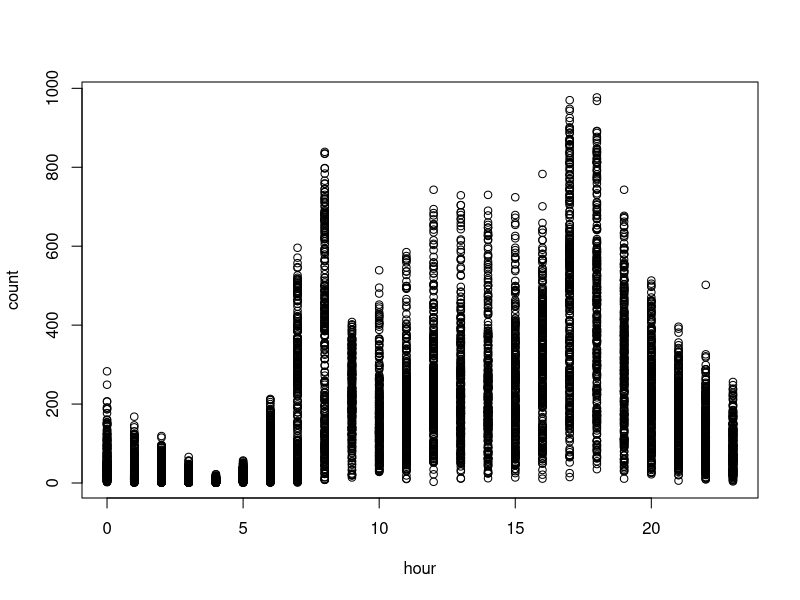
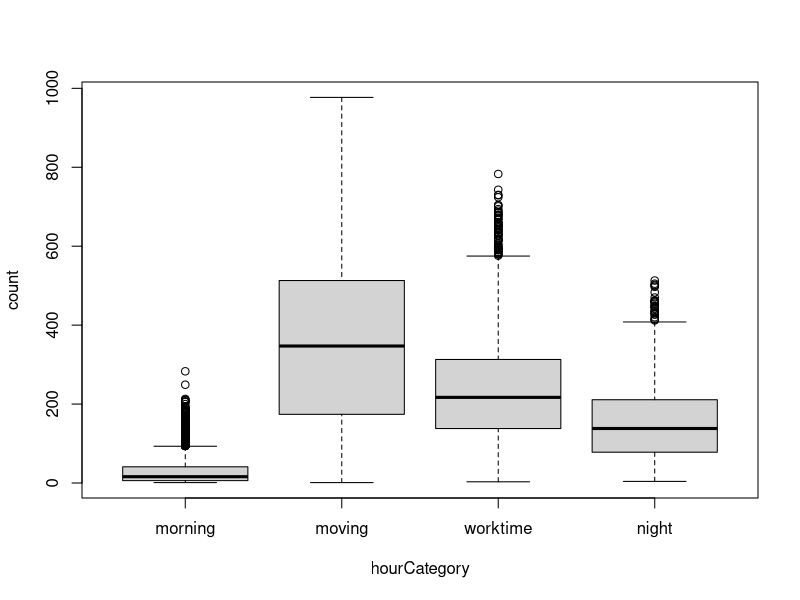
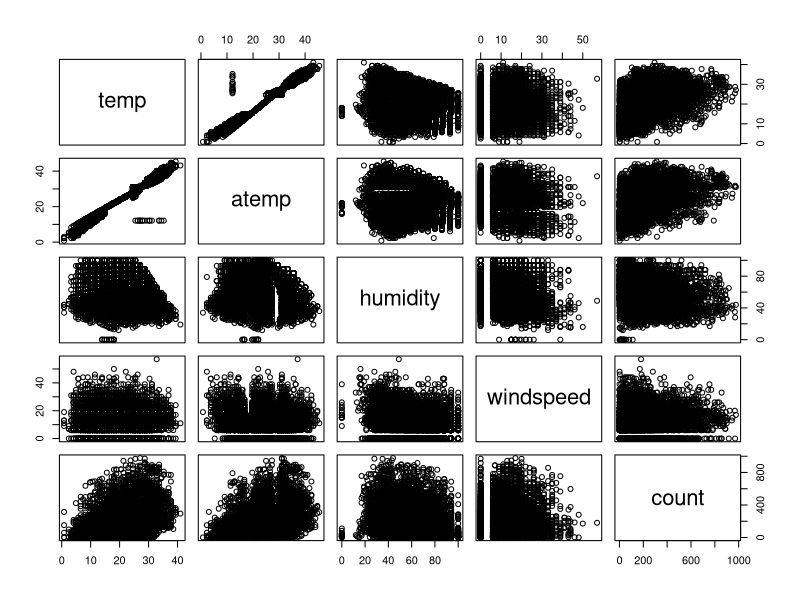
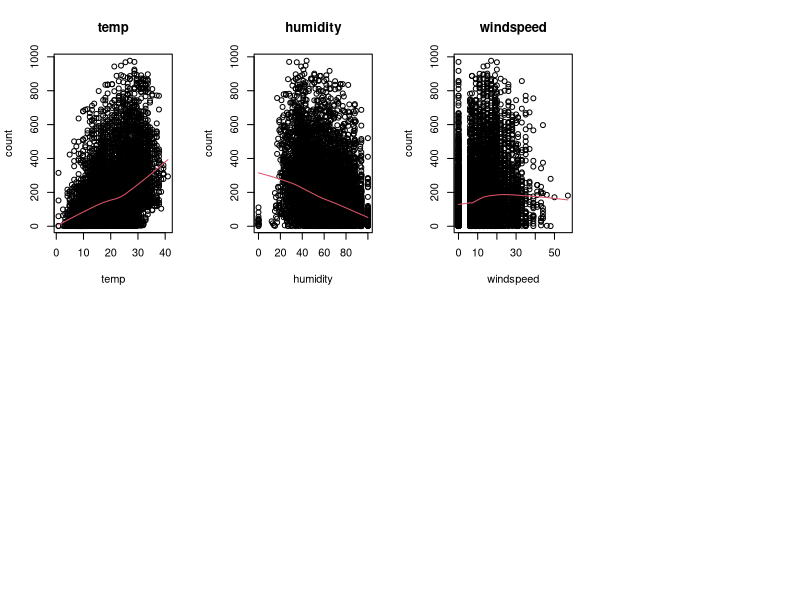
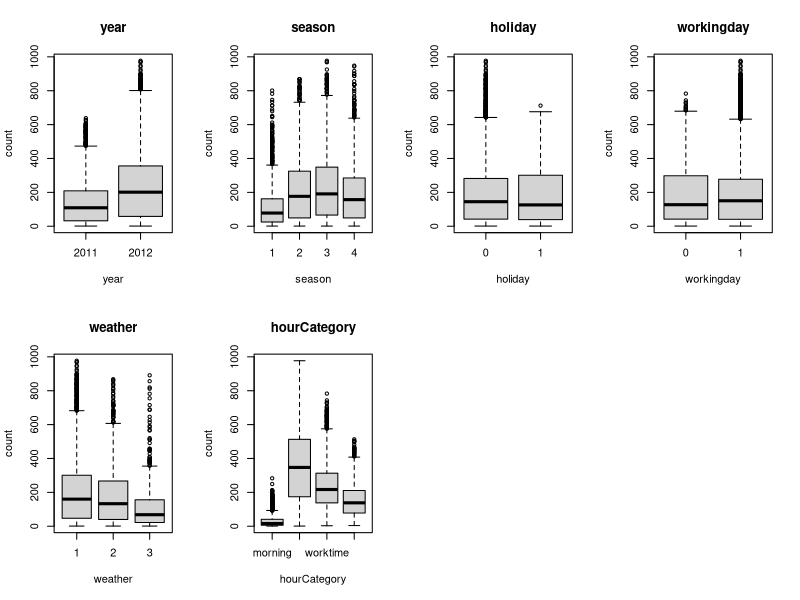
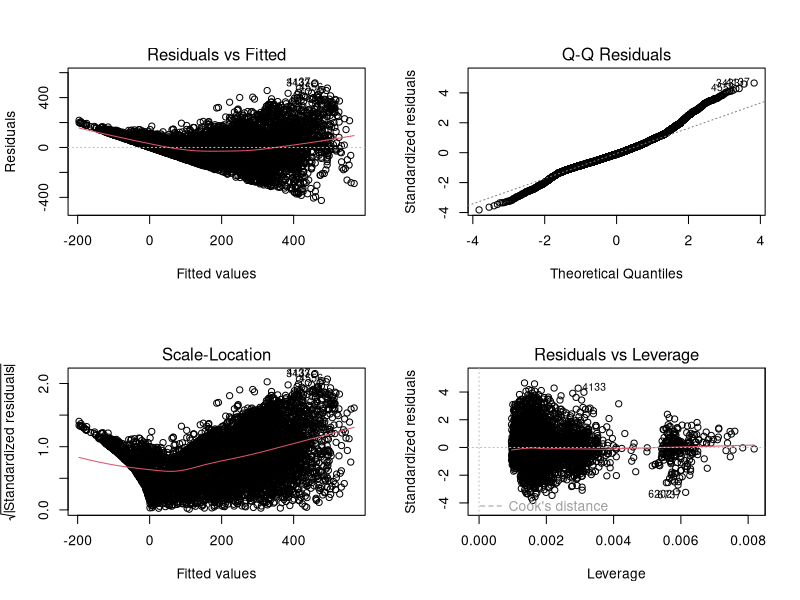
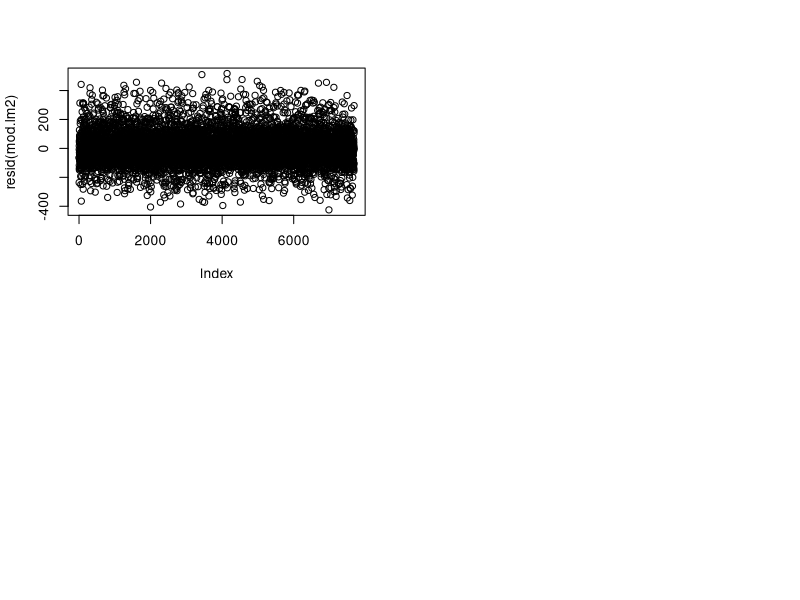

These figures' R source, in order: (Note: this script raises an error after producing the figures.)
############################################################
# Variables en el conjunto de datos:
#
# year - year
# hour - hour of the day (0-23)
# season -  1 = spring, 2 = summer, 3 = fall, 4 = winter 
# holiday - whether the day is considered a holiday
# workingday - whether the day is neither a weekend nor holiday
# weather - 1: Clear, Few clouds, Partly cloudy, Partly cloudy
#           2: Mist + Cloudy, Mist + Broken clouds, Mist + Few clouds, Mist
#           3: Light Snow, Light Rain + Thunderstorm + Scattered clouds, Light Rain + Scattered clouds
#           4: Heavy Rain + Ice Pallets + Thunderstorm + Mist, Snow + Fog 
# temp - temperature in Celsius
# atemp - "feels like" temperature in Celsius
# humidity - relative humidity
# windspeed - wind speed
# variable respuesta: count - number of total rentals
#
############################################################

#-----------------------------------------------------------
#
# Parte 1. Construir modelo
#
#-----------------------------------------------------------
##-- 1.Borra todos los objetos que tengas en memoria para que no te confundan en esta pr�ctica 
## Pista: instrucci�n rm o la escoba de la ventana superior derecha


############################################################
# Lectura de datos y inspeccion
############################################################
##-- 2.Lee los datos p1a_train.csv
## Pista: fija el directorio donde tienes los datos y leelos con la instruccion read.table
datos = read.table('p1a_train.csv', header = TRUE, sep = ';', dec = '.', stringsAsFactors = TRUE)
datosOriginal = datos

##-- 3. Visualiza los datos para asegurarte que los has leido correctamente. Haz una descriptiva y elimina la variable id de tus datos por comodidad (no la utilizaras)
##-- Pista: para describir tus datos, usa la instrucci�n summary. Para eliminar la variable asigna el valor NULL a toda la variable
summary(datos)
datos$id = NULL

############################################################
# Convertir variables no numericas a factores
############################################################
##-- 4. Ya te habr�s percatado que algunas variables estan codificadas con numeros pero en realidad son variables categ�ricas.
# Para que R las trate como tales debes transformalas a la clase factor. NO transformes la variable "hour" en ning�n caso
# Pista: la instruccion factor transforma las variables numericas en factores. P.ej, si quieres transformar a factor la variable
# season, tendr�s que hacer:
# datos$season <- factor(datos$season) 

datos$year = factor(datos$year)
datos$season = factor(datos$season)
datos$holiday = factor(datos$holiday)
datos$workingday = factor(datos$workingday)
datos$weather = factor(datos$weather)


##-- 5. Inspecciona el comportamiento de la respuesta (count) en funci�n de la hora (hour) con alg�n gr�fico descriptivo.
# Seg�n lo que veas, discretiza la variable en distintas categorias y conviertela en un factor
# Pista: algun grafico hecho con boxplot o plot (con lowess opcional) te puede servir. Debes discretizar seg�n lo que te parezca m�s razonable. Por ejemplo,
# si crees que de 0 a 12 horas hay un comportamiento y de 12 a 23, otro, deber�s coger dos intervalos. Para categorizar la variable
# usa la instrucci�n cut o ifelse (si usas esta �ltima, transforma a factor posteriormente). La variable puede tener tantas categorias como
# desees pero recuerda el principio de parsimonia. Un consejo es que te guardes la nueva variable con otro nombre. As�, si te equivocas,
# conservar�s la variable original (Opcional: cuando lo tengas claro, puedes borrar la variable original si lo deseas)

plot(count~hour, datos)
datos$hourCategory = cut(datos$hour, c(0,6,8,16,19,23), labels = c('morning', 'moving', 'worktime', 'moving', 'night'), include.lowest = TRUE)
datos$hour = NULL
View(datos)
plot(count~hourCategory, datos)

############################################################
# Descriptiva
############################################################
##-- 6.Realiza la descriptiva para todos los pares de variables que tengas como num�ricas
# Pista: Usa la instrucci�n pairs (puede tardar unos segundos) usando solo las variables que sean numericas. Recuerda que si quieres seleccionar, por ejemplo, las variables
# 2,4 y 6 de los datos, lo puedes hacer con datos[,c(2,4,6)]
pairs(datos[, c(6:10)])

############################################################
# Eliminamos variables muy correlacionadas
############################################################
##-- 7. Hay 2 variables muy correlacionadas. No queremos variables muy correlacionadas en nuestro modelo.
# Elimina aquella de las dos que peor prediga la respuesta.
# Pista: Construye 2 modelos lineales (instruccion lm) con la variable respuesta en funci�n de cada una de estas variables. Quedate con aquella
# que tenga un R2 mayor y la otra eliminala

lmTemp = lm(count ~ temp, datos)
summary(lmTemp)
# R-squared = 0.1578 -> nos quedamos con esta

lmAtemp = lm(count ~ atemp, datos)
summary(lmAtemp)
# R-squared = 0.1537

# Elminamos atemp
datos$atemp = NULL

############################################################
# Descriptiva bivariante con la respuesta
############################################################
##-- 8a. Haz el diagrama bivariante de la respuesta (count) en funci�n de las variables 
##-- numericas que te quedan y dibuja un suavizado por encima. �Son relaciones lineales?
# Pista: usa plot para cada gr�fico y las funciones lines y lowess para el suavizado

par(mfrow=c(2,4))
for(i in 6:8){
  plot(datos$count~datos[,i],main=names(datos)[i],xlab=names(datos)[i],ylab="count")
  with(datos,lines(lowess(count~datos[,i]),col=2))
}

# Si que son relaciones lineales aunque vemos que windspeed es constante

##-- 8b. Haz los boxplots bivariantes con la respuesta (count) y las variables categ�ricas (factores)
# �Crees que influyen en la respuesta s�lo viendo la descriptiva?
# Pista: usa la funci�n boxplot

par(mfrow=c(2,4))
for(i in c(1, 2, 3, 4, 5, 10)){
  boxplot(datos$count~datos[,i],main=names(datos)[i],xlab=names(datos)[i],ylab="count")
}

# Algunas mas que otras, las que tinen boxplots muy similares en las diferentes categorias menos representativas van a ser (Holiday y working day)

############################################################
# Seleccion de modelo y variables
############################################################
##--9. Ajusta el modelo lineal con todas las variables que tengas e interpreta la salida de resultados (coeficientes, p-valores, R2, error residual...)
# Pista: Ajusta el modelo con la funci�n lm y guardalo en un objeto. Luego, haz el summary de dicho objeto.

mod.lm1 = lm(count~.,datos)
summary(mod.lm1)
## R-squared 0.6276
## Standard error 114.8
## Vemos que workingday y windspeed tinenen una significancia muy baja


##--10. Realiza una selecci�n autom�tica de variables y discute que ha pasado
# Pista: Usa la instrucci�n step para la selecci�n

mod.lm2 = step(mod.lm1)
summary(mod.lm2)
## R-squared 0.6034
## standard error 114.8
## Workingday y windspeed han sido eliminadas del modelo
datos$workingday = NULL

############################################################
# Colinealidad
############################################################
##-- 11. Mira la colinealidad con la instrucci�n vif del paquete car.
##-- �Hay que eliminar alguna variable?�Cual eliminarias si tuvieses que eliminar una?
# Pista: Primero debes instalar y cargar el paquete car. Usa la funci�n vif para evaluar la colinealidad
library(car)
vif(mod.lm2) ## TODO: preguntar que variable respuesta fijarnos (GVIF, Df, o GVIF')
# Vemos que todos los valores son menores a 5 asi que no hay que eliminar ninguna variable
# Elminariamos las que tienen un mayor valor de vif, en este caso seria la variable season con un vif de 3.20

############################################################
# Validacion
############################################################
##-- 12. Haz la validaci�n con el an�lisis de residuos
##-- �Se cumplen las premisas de linealidad, normalidad, homoscedasticidad, independencia?
# Pista: Haciendo plot del modelo podr�s evaluar las tres primeras premisas. Para la independencia, dibuja los residuos en el orden
# que te aparecen en los datos (funciones plot y resid)
par(mfrow=c(2,2))
plot(mod.lm2)
plot(resid(mod.lm2)) ## TODO: como se analiza? consideramos que haya la misma varianza a lo largo de los valores

# Forma de cono clara -> Homocedasticidad, no se cumple, hay que arreglarlo
# linealidad -> observamos curvatura, no se cumple, hay que arreglarlo
# Normalidad -> Se cumple pero es mejorable
# independencia -> Se cumple, vemos la misma varianza de los residuos a lo largo del orden en que aparecen, sin ningun patron que indique dependencia de las muestras

############################################################
# Transformacion de boxCox
############################################################
##-- 13. Si crees que no se cumple alguna premisa, haz la transformaci�n de boxCox para la variable respuesta 
##-- Escoge el valor de lambda que maximiza la funci�n y aplicala a la respuesta (count). Prueba tambien la transformacion logaritmica
# Pista: usa la funci�n de boxCox para conocer la lambda. Guardate las nuevas respuestas en unas nuevas variables llamadas countBC y countLog

par(mfrow=c(1,1))
bc <- boxCox(mod.lm2)
lamb = bc$x[which.max(bc$y)]
datos$countBC <- datos$count^lamb
datos$countLog <- log(datos$count)


############################################################
# Nuevos modelos con respuestas transformadas
############################################################
##-- 14. Ajusta los modelos con las dos nuevas respuestas. �Cu�l predice mejor seg�n el R2?
# Pista: Ajusta los modelos con la instruccion lm

mod.lm3 = lm(countBC ~ year + season + holiday + weather + temp + humidity + windspeed + hourCategory, datos)
mod.lm3 = step(mod.lm3) ## Validar que no se elimina ninguna variable mas
summary(mod.lm3)
## R-squared: 0.6317
## standard error: 1.798
## Vemos que el R-squared augmenta levemente respecto el modelo anterior (lm2) 0.63 vs 0.60. 
## Por otra parte el error residual se disminuye drasticamente, 117 vs 1.78 ahora, pero hay que considerar que este modelo utiliza la transformacion de BoxCox con lo cual los valores son mucho mas pequenos que los originales y por eso el error es menor

mod.lm4 = lm(countLog ~ year + season + holiday + weather + temp + humidity + windspeed + hourCategory,datos)
mod.lm4 = step(mod.lm4) ## Vemos que en este caso se elimina ademas la variable holiday
summary(mod.lm4)
## R-squared: 0.5506 
## standard error: 0.9978
## Vemos que es bastante peor que utilizando BoxCox, tenemos un R-squared 0.55 vs 0.63 en el que utilizamos BoxCox. Asi que descartamos este y nos quedamos con lm3
## mod.lm3 con transformacion BoxCox da mejor resultado

############################################################
# Validacion
############################################################
##-- 15. Haz la validacion para los 2 modelos anteriores
# Pista: Haciendo plot del modelo podr�s evaluar las tres primeras premisas. Para la independencia, dibuja los residuos en el orden
# que te aparecen en los datos (funciones plot y resid)

par(mfrow=c(2,2))
plot(mod.lm3)
plot(resid(mod.lm3))
## Linealidad = se cumple, hay curvatura pero muy leve
## Homoscedasticidad = no se cumple, sigue habiendo mas dispersion en el centro que en los extremos, pero ya no tenemos forma de cono que teniamos en el modelo lm2 por lo que ha mejorado
## Normalidad = ha mejorado pero aun no se cumple

par(mfrow=c(2,2))
plot(mod.lm4)
plot(resid(mod.lm4))
## Peores resultados que el modelo 3
## Homocedasticidad = no se cumple hay forma de cono inverso
## Normalidad = no se cumple, y aun peor que en el modelo lm3
## linealidad = no se cumple, curvatura mas destacada que en el modelo anterior

############################################################
# Transformaciones polinomicas
############################################################
##-- 16. Escoge la respuesta que creas mejor para tus datos (count,countBC,countLog). Mira si alguna de las variables numericas 
# se podria ajustar por un relaci�n no lineal de forma descriptiva
# Pista: si has cambiado de variable respuesta, vuelve a hacer los gr�ficos bivariantes y los suavizados

par(mfrow=c(2,4))
for(i in 5:6){
  plot(datos$countBC~datos[,i],main=names(datos)[i],xlab=names(datos)[i],ylab="countBC")
  with(datos,lines(lowess(countBC~datos[,i]),col=2))
}
## NO, vemos que las dos categorias (temp y humidity) siguen una relacion lineal respecto la variable countBC 

##-- 17. Para aquella o aquellas variables que lo creas necesario, ajusta un polinomio con todas las variables que tengas y
##-- vuelve a hacer la validacion

mod.lm5 = lm(countBC ~ year + season + holiday + weather + poly(temp,2) + poly(humidity,2) + poly(windspeed,2) + hourCategory,datos)
mod.lm5 = step(mod.lm5)
summary(mod.lm5)
## R-squared = 0.6364
## residual standard error = 1.787
## Vemos que hay una diferencia insignificante respecto al modelo lm3, hablamos de milesimas, por lo que no vemos que sea necesario utilizar las transformaciones polinomicas

par(mfrow=c(2,2))
plot(mod.lm5)
plot(resid(mod.lm5))

# Comparacion de modelos
summary(mod.lm1)
summary(mod.lm2)
summary(mod.lm3)
summary(mod.lm4)
summary(mod.lm5)

############################################################
# Observaciones influyentes
############################################################
##-- 18. Mira la distancia de cook para todas las observaciones. Aquellas que tengan la distancia de cook mayor, son m�s influyentes
##-- Si lo crees conveniente, elimina aquellas que creas que condicionan mucho el modelo y ajusta el modelo sin estas observaciones
# Pista: Usa la instruccion cooks.distance para obtener las distancias de cook. Para eliminar observaciones, create un nuevo conjunto de datos que no tenga dichas
# observaciones. Si, por ejemplo, quieres eliminar las observaciones 1, 2 y 5, entonces datos2 <- datos[-c(1,2,5),]
# Modelo definitivo

influenceIndexPlot(mod.lm3)
cooksDistance = cooks.distance(mod.lm3)
## A eliminar: 2005, 6737
influencePlot(mod.lm3)

datos2 = datos[-c(2005,6737),]
mod.lm6 = lm(countBC ~ year + season + holiday + weather + temp + humidity + windspeed + hourCategory,datos2)
summary(mod.lm6)
## R-squared: 0.6323
## Residual standard error: 1.797
## Hay una mejora casi insignificante respecto el modelo lm3, asi que nos quedamos con el anterior

par(mfrow=c(2,2))
plot(mod.lm6)
##-- 19. Opcional: haz todo lo que tu creas necesario para mejorar el modelo (si es que hay algo que lo pueda mejorar)

mod.final = mod.lm3
library('effects')
plot(allEffects(mod.final))

## Ver predicciones vs valores reales
pr = predict(mod.final, datos)
par(mfrow=c(1,1))
plot(pr,datos$countBC)
abline(0,1,col=2,lwd=2)    

############################################################
#
# Parte 2. Hacer prediciones con la muestra test
#
############################################################
##-- 20. Lee los datos test (p1a_test.csv) con la instruccion read.table
datosTest = read.table('p1a_test.csv', header = TRUE, sep = ';', dec = '.', stringsAsFactors = TRUE)

############################################################
# Transformaciones en variables
############################################################
##-- 21. Haz EXACTAMENTE las mismas transformaciones que hicieste en el conjunto de entrenamiento (tranformar a factores
# algunas variables, eliminar variables, categorizar o cualquier otro cambio que hayas hecho). NO ELIMINES LA VARIABLE id (Identificador)

## Convertir a factores
datosTest$year = factor(datosTest$year)
datosTest$season = factor(datosTest$season)
datosTest$holiday = factor(datosTest$holiday)
datosTest$workingday = factor(datosTest$workingday)
datosTest$weather = factor(datosTest$weather)

## Categorizar hora
datosTest$hourCategory = cut(datosTest$hour, c(0,6,8,16,19,23), labels = c('morning', 'moving', 'worktime', 'moving', 'night'), include.lowest= TRUE)
datosTest$hour = NULL

## Eliminar variables
datosTest$atemp = NULL
datosTest$workingday = NULL

############################################################
# Calcular predicciones
############################################################
##-- 22. Usa la instrucci�n predict aplicada al modelo que tu has escogido para
##-- obtener las predicciones en la muestra test.
# Pista: la instruccion predict debe tener 2 parametros: el modelo final y los datos test con las variables transformadas. Guardate las
# prediciones en una variable del mismo conjunto de datos

prediccionesBC = predict(mod.final, datosTest)
datosTest$predicciones = prediccionesBC^(1/lamb)

############################################################
# Guardar fichero
############################################################
##-- 23. Escribe un fichero con solo dos columnas el identificador y la predici�n
# Pista: Usa la funcion write.table y sigue escrupulosamente las instrucciones del enunciado para generar este fichero
# (quote = FALSE, sep = ";", row.names = FALSE, col.names = FALSE)

write.table(datosTest[c('id','predicciones')], file='p1a.txt', quote = FALSE, sep = ";", row.names = FALSE, col.names = FALSE)
